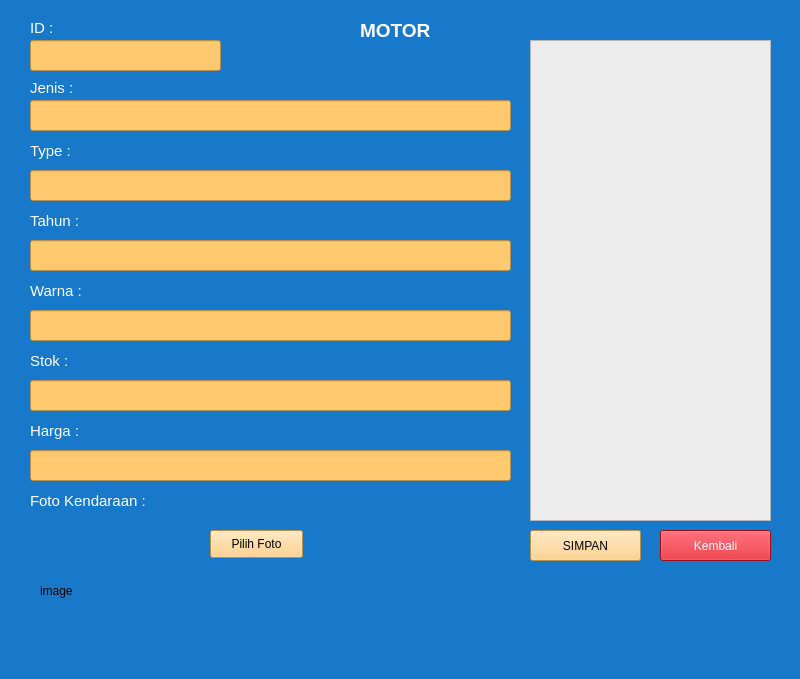
<?xml version="1.0" encoding="UTF-8"?>
<ui version="4.0">
 <class>MainWindow</class>
 <widget class="QMainWindow" name="MainWindow">
  <property name="geometry">
   <rect>
    <x>0</x>
    <y>0</y>
    <width>800</width>
    <height>679</height>
   </rect>
  </property>
  <property name="windowTitle">
   <string>MainWindow</string>
  </property>
  <property name="styleSheet">
   <string notr="true">background-color: rgb(0, 170, 255);
background-color: rgb(24, 121, 202);</string>
  </property>
  <widget class="QWidget" name="centralwidget">
   <widget class="QLabel" name="label_9">
    <property name="geometry">
     <rect>
      <x>30</x>
      <y>280</y>
      <width>121</width>
      <height>21</height>
     </rect>
    </property>
    <property name="font">
     <font>
      <pointsize>11</pointsize>
     </font>
    </property>
    <property name="styleSheet">
     <string notr="true">color: rgb(255, 255, 255);</string>
    </property>
    <property name="text">
     <string>Warna :</string>
    </property>
   </widget>
   <widget class="QLineEdit" name="lineEdit_stok">
    <property name="geometry">
     <rect>
      <x>30</x>
      <y>380</y>
      <width>481</width>
      <height>31</height>
     </rect>
    </property>
    <property name="styleSheet">
     <string notr="true">background-color: rgb(220, 220, 220);
background-color: rgb(255, 202, 111);</string>
    </property>
   </widget>
   <widget class="QLabel" name="label_8">
    <property name="geometry">
     <rect>
      <x>30</x>
      <y>210</y>
      <width>121</width>
      <height>21</height>
     </rect>
    </property>
    <property name="font">
     <font>
      <pointsize>11</pointsize>
     </font>
    </property>
    <property name="styleSheet">
     <string notr="true">color: rgb(255, 255, 255);</string>
    </property>
    <property name="text">
     <string>Tahun :</string>
    </property>
   </widget>
   <widget class="QLineEdit" name="lineEdit_id">
    <property name="geometry">
     <rect>
      <x>30</x>
      <y>40</y>
      <width>191</width>
      <height>31</height>
     </rect>
    </property>
    <property name="styleSheet">
     <string notr="true">background-color: rgb(255, 202, 111);</string>
    </property>
   </widget>
   <widget class="QLineEdit" name="lineEdit_tahun">
    <property name="geometry">
     <rect>
      <x>30</x>
      <y>240</y>
      <width>481</width>
      <height>31</height>
     </rect>
    </property>
    <property name="styleSheet">
     <string notr="true">background-color: rgb(220, 220, 220);
background-color: rgb(255, 202, 111);</string>
    </property>
   </widget>
   <widget class="QLabel" name="label_6">
    <property name="geometry">
     <rect>
      <x>30</x>
      <y>80</y>
      <width>111</width>
      <height>16</height>
     </rect>
    </property>
    <property name="font">
     <font>
      <pointsize>11</pointsize>
     </font>
    </property>
    <property name="styleSheet">
     <string notr="true">color: rgb(255, 255, 255);</string>
    </property>
    <property name="text">
     <string>Jenis :</string>
    </property>
   </widget>
   <widget class="QLineEdit" name="lineEdit_jenis">
    <property name="geometry">
     <rect>
      <x>30</x>
      <y>100</y>
      <width>481</width>
      <height>31</height>
     </rect>
    </property>
    <property name="styleSheet">
     <string notr="true">background-color: rgb(255, 202, 111);</string>
    </property>
   </widget>
   <widget class="QLabel" name="label_5">
    <property name="geometry">
     <rect>
      <x>30</x>
      <y>20</y>
      <width>41</width>
      <height>16</height>
     </rect>
    </property>
    <property name="font">
     <font>
      <pointsize>11</pointsize>
     </font>
    </property>
    <property name="styleSheet">
     <string notr="true">color: rgb(255, 255, 255);</string>
    </property>
    <property name="text">
     <string>ID :</string>
    </property>
   </widget>
   <widget class="QLabel" name="label_7">
    <property name="geometry">
     <rect>
      <x>30</x>
      <y>140</y>
      <width>111</width>
      <height>21</height>
     </rect>
    </property>
    <property name="font">
     <font>
      <pointsize>11</pointsize>
     </font>
    </property>
    <property name="styleSheet">
     <string notr="true">color: rgb(255, 255, 255);</string>
    </property>
    <property name="text">
     <string>Type :</string>
    </property>
   </widget>
   <widget class="QLabel" name="label_12">
    <property name="geometry">
     <rect>
      <x>30</x>
      <y>350</y>
      <width>121</width>
      <height>21</height>
     </rect>
    </property>
    <property name="font">
     <font>
      <pointsize>11</pointsize>
     </font>
    </property>
    <property name="styleSheet">
     <string notr="true">color: rgb(255, 255, 255);</string>
    </property>
    <property name="text">
     <string>Stok :</string>
    </property>
   </widget>
   <widget class="QLineEdit" name="lineEdit_warna">
    <property name="geometry">
     <rect>
      <x>30</x>
      <y>310</y>
      <width>481</width>
      <height>31</height>
     </rect>
    </property>
    <property name="styleSheet">
     <string notr="true">background-color: rgb(220, 220, 220);
background-color: rgb(255, 202, 111);</string>
    </property>
   </widget>
   <widget class="QLineEdit" name="lineEdit_type">
    <property name="geometry">
     <rect>
      <x>30</x>
      <y>170</y>
      <width>481</width>
      <height>31</height>
     </rect>
    </property>
    <property name="styleSheet">
     <string notr="true">background-color: rgb(220, 220, 220);
background-color: rgb(255, 202, 111);</string>
    </property>
   </widget>
   <widget class="QLabel" name="label_13">
    <property name="geometry">
     <rect>
      <x>30</x>
      <y>490</y>
      <width>141</width>
      <height>21</height>
     </rect>
    </property>
    <property name="font">
     <font>
      <pointsize>11</pointsize>
     </font>
    </property>
    <property name="styleSheet">
     <string notr="true">color: rgb(255, 255, 255);</string>
    </property>
    <property name="text">
     <string>Foto Kendaraan :</string>
    </property>
   </widget>
   <widget class="QPushButton" name="pushButton_pilihfoto">
    <property name="geometry">
     <rect>
      <x>210</x>
      <y>530</y>
      <width>93</width>
      <height>28</height>
     </rect>
    </property>
    <property name="styleSheet">
     <string notr="true">background-color: rgb(255, 202, 111);</string>
    </property>
    <property name="text">
     <string>Pilih Foto</string>
    </property>
   </widget>
   <widget class="QListView" name="listView">
    <property name="geometry">
     <rect>
      <x>530</x>
      <y>40</y>
      <width>241</width>
      <height>481</height>
     </rect>
    </property>
    <property name="styleSheet">
     <string notr="true">background-color: rgb(236, 236, 236);</string>
    </property>
   </widget>
   <widget class="QLabel" name="label_10">
    <property name="geometry">
     <rect>
      <x>360</x>
      <y>20</y>
      <width>91</width>
      <height>21</height>
     </rect>
    </property>
    <property name="font">
     <font>
      <pointsize>14</pointsize>
      <weight>75</weight>
      <bold>true</bold>
     </font>
    </property>
    <property name="styleSheet">
     <string notr="true">color: rgb(255, 255, 255);</string>
    </property>
    <property name="text">
     <string>MOTOR</string>
    </property>
   </widget>
   <widget class="QLabel" name="label">
    <property name="geometry">
     <rect>
      <x>40</x>
      <y>530</y>
      <width>141</width>
      <height>121</height>
     </rect>
    </property>
    <property name="text">
     <string>image</string>
    </property>
   </widget>
   <widget class="QLabel" name="label_14">
    <property name="geometry">
     <rect>
      <x>30</x>
      <y>420</y>
      <width>121</width>
      <height>21</height>
     </rect>
    </property>
    <property name="font">
     <font>
      <pointsize>11</pointsize>
     </font>
    </property>
    <property name="styleSheet">
     <string notr="true">color: rgb(255, 255, 255);</string>
    </property>
    <property name="text">
     <string>Harga :</string>
    </property>
   </widget>
   <widget class="QLineEdit" name="lineEdit_harga">
    <property name="geometry">
     <rect>
      <x>30</x>
      <y>450</y>
      <width>481</width>
      <height>31</height>
     </rect>
    </property>
    <property name="styleSheet">
     <string notr="true">background-color: rgb(220, 220, 220);
background-color: rgb(255, 202, 111);</string>
    </property>
   </widget>
   <widget class="QPushButton" name="pushButton_keluar">
    <property name="geometry">
     <rect>
      <x>660</x>
      <y>530</y>
      <width>111</width>
      <height>31</height>
     </rect>
    </property>
    <property name="styleSheet">
     <string notr="true">color: rgb(255, 255, 255);
background-color: rgb(212, 17, 30);</string>
    </property>
    <property name="text">
     <string>Kembali</string>
    </property>
   </widget>
   <widget class="QPushButton" name="pushButton_simpan">
    <property name="geometry">
     <rect>
      <x>530</x>
      <y>530</y>
      <width>111</width>
      <height>31</height>
     </rect>
    </property>
    <property name="styleSheet">
     <string notr="true">background-color: rgb(255, 202, 111);</string>
    </property>
    <property name="text">
     <string>SIMPAN</string>
    </property>
   </widget>
  </widget>
  <widget class="QStatusBar" name="statusbar"/>
 </widget>
 <resources/>
 <connections/>
</ui>
